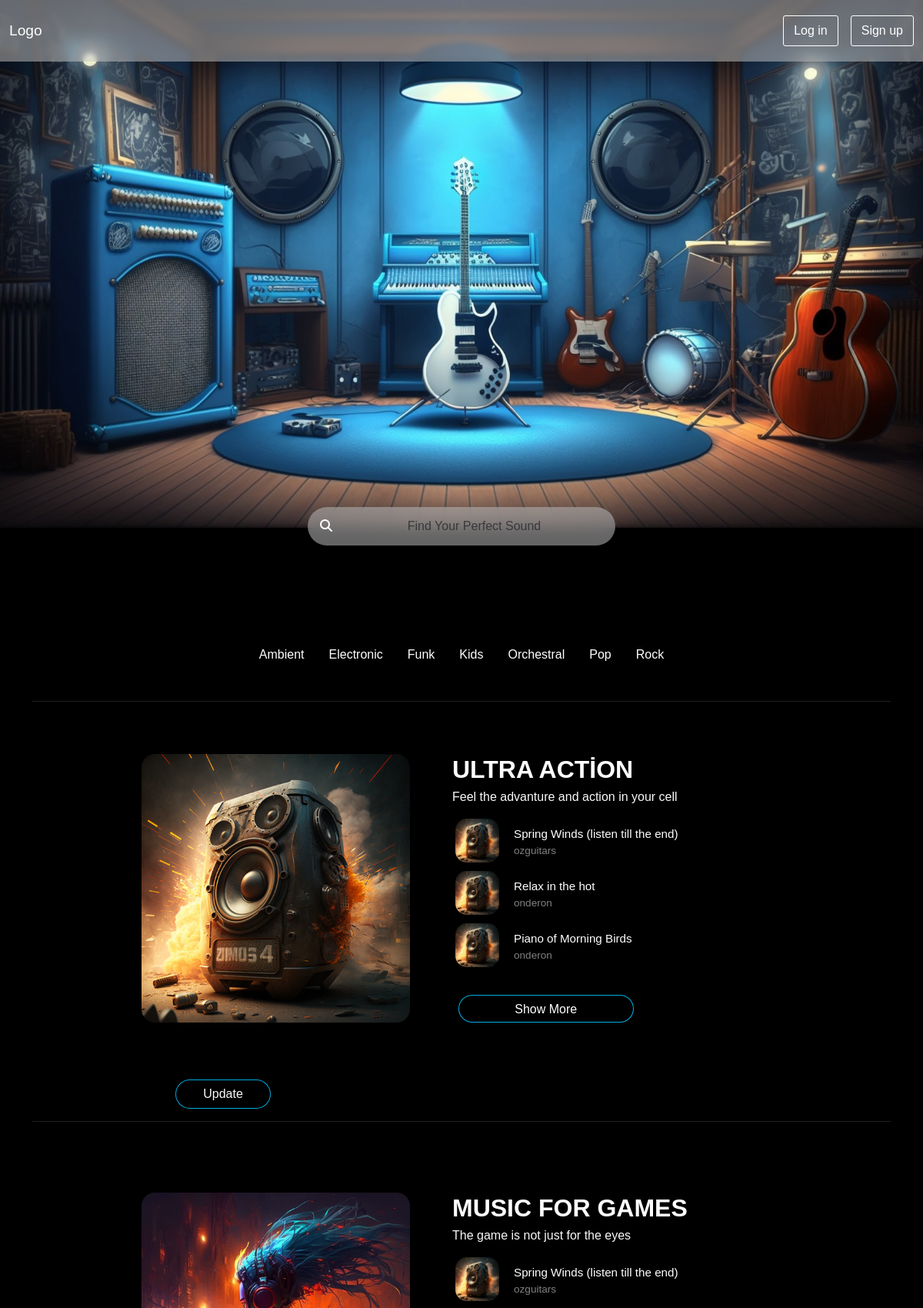
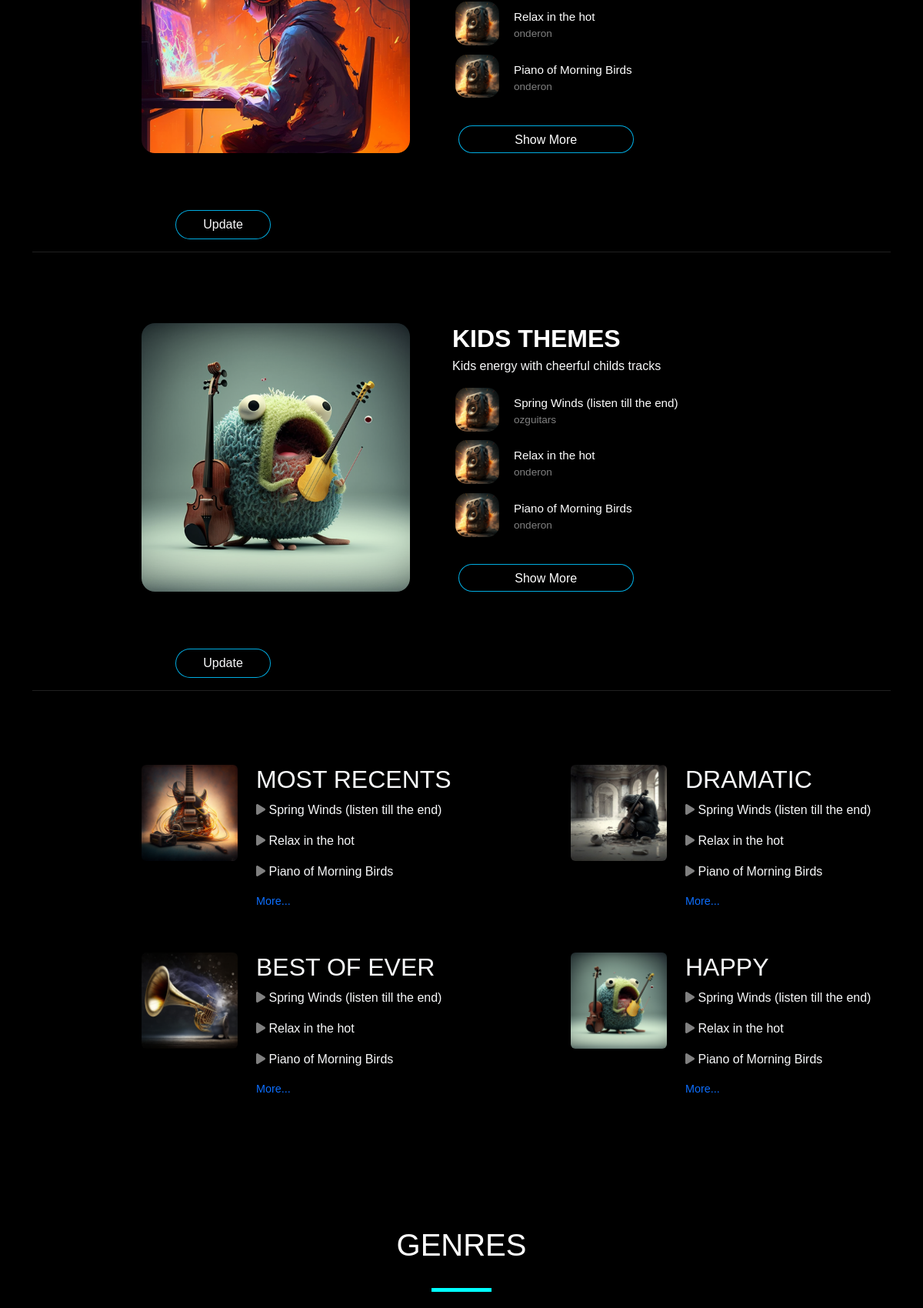
The page / (upper part) on the database its author committed (2 pictures, top to bottom).
### tables this page shows
CREATE TABLE `muzik_set` (
  `id` int(11) NOT NULL,
  `baslik1` varchar(250) NOT NULL,
  `resim_ad` varchar(255) NOT NULL,
  `yazi` varchar(250) DEFAULT NULL
);

CREATE TABLE `sarkilar` (
  `id` int(11) NOT NULL,
  `baslik2` varchar(250) NOT NULL,
  `img` varchar(250) NOT NULL,
  `duration` double NOT NULL,
  `muzisyen_Id` int(11) NOT NULL,
  `müzik_set_Id` int(11) NOT NULL
);

CREATE TABLE `muzisyen` (
  `Id` int(11) NOT NULL,
  `adi` varchar(250) NOT NULL,
  `avatar_url` varchar(250) NOT NULL
);

CREATE TABLE `ort_kisim` (
  `Id` int(11) NOT NULL,
  `resim1` varchar(250) NOT NULL,
  `baslik` varchar(250) NOT NULL,
  `yazi` varchar(250) NOT NULL,
  `yazi2` varchar(250) NOT NULL,
  `yazi3` varchar(250) NOT NULL,
  `yazi4` varchar(250) NOT NULL
);

### index.php (the view, shortened to what this page needs)
<!DOCTYPE html>
<html lang="tr">
<head>
  <link rel="stylesheet" href="https://cdn.jsdelivr.net/npm/bootstrap@5.3.0-alpha1/dist/css/bootstrap.min.css">
  <link rel="stylesheet" href="Style.css">
  <link rel="stylesheet" href="https://cdn.jsdelivr.net/npm/@fortawesome/fontawesome-free@6.2.1/css/fontawesome.min.css">
  <link rel="stylesheet" href="https://cdnjs.cloudflare.com/ajax/libs/font-awesome/6.3.0/css/all.min.css">
</head>
<body class="bg-black">
  <?php
  $baglanti = new mysqli("localhost", "root", "", "bootstrap");
  $music_set_query = "SELECT * FROM muzik_set";
  $music_set = $baglanti->query($music_set_query);
  $ortsorgu1 = "SELECT * FROM ort_kisim";
  $mid_content = $baglanti->query($ortsorgu1);
  ?>
  <nav class="navbar navbar-expand-lg  enableBlur">
    <div class="container-fluid ">
      <a class="navbar-white disableBlur logo " href="#">Logo</a>
      <div class="collapse navbar-collapse" id="navbarColor01">
        <form class="button1 d-flex me-3">
          <a class="btn log" type="submit">Log in</a>
        </form>
        <form class="button1 d-flex">
          <button class="btn sign" type="submit">Sign up</button>
        </form>
      </div>
    </div>
  </nav>
  <img src="img/WhatsApp Image 2023-02-05 at 19.14.57.jpeg" class="img1 img-fluid bg-black " alt="...">
  <form class="search d-flex  col-4 mx-auto mtr-2" role="search">
    <a class="fa fa-search mt-3 mx-3" href="update.php"></a>
    <input class=" form-control " type="search" placeholder="Find Your Perfect Sound" aria-label="Search">
  </form>
  <div class="container float-center">
    <br><br>
    <br>
    <div class="body2 justify-end">
      <ul class="nav justify-content-center ">
        <li class="nav-item">
          <a class="nav-link text-white" href="#">Ambient</a>
        </li>
        <li class="nav-item">
          <a class="nav-link text-white" href="#">Electronic</a>
        </li>
        <li class="nav-item">
          <a class="nav-link text-white" href="#">Funk</a>
        </li>
        <li class="nav-item">
          <a class="nav-link text-white" href="#">Kids</a>
        </li>
        <li class="nav-item">
          <a class="nav-link text-white" href="#">Orchestral</a>
        </li>
        <li class="nav-item">
          <a class="nav-link text-white" href="#">Pop</a>
        </li>
        <li class="nav-item">
          <a class="nav-link text-white" href="#">Rock</a>
        </li>
      </ul><br>
      <hr class="bg-secondary">
      <br> <br>
      <?PHP
      $str = '';
      foreach ($music_set as $list) {
        $str .= '
    <div class="row justify-content-end">
      <div class="col-4">
        <img src="img/' . $list["resim_ad"] . '" width="98%" class="img  m-0 mt-1" alt="Responsive image">
      </div>
      <div class="col-6 text-light mx-4 ">
        <a class="Abaslik text-left">' . $list["baslik1"] . '</a>
        <p class="yazi"> ' . $list["yazi"] . ' </p>';
        $music_content_query = "SELECT baslik2, img, m.adi as muzisyen_adi, m.avatar_url as muzisyen_avatar
        FROM muzik_set_list msl
        LEFT JOIN sarkilar s ON msl.sarki_Id = s.id
        LEFT JOIN muzisyen m ON s.muzisyen_Id = m.id
        where msl.set_Id=$list[id]";
        $music_content = $baglanti->query($music_content_query);
        foreach ($music_content as $music) {
          $str .= '
            <div class="row">
              <div class="col-2 justify-content-start">
                <img src="img/' . $music["img"] . '" width="80%" class="img2 img-fluid m-1 mt-0" alt="Responsive image">
              </div>
              <div class="col-6 text-light mx-0 mt-2 text-left">
                <a class="Kbaslik"href="update.php"> ' . $music["baslik2"] . '</a>
                <p class="iyazi bir"> ' . $music["muzisyen_adi"] . ' </p>
              </div>
            </div>';
        }
        $str .= '
        <div class="d-grid gap-2 col-5 mx-2 mt-4">
          <a class="btn btn-primary btn2 " type="button" href="update.php">Show More </a>
        </div>
      </div>
    </div>
<br>
<br><br>
<div class="col-8 mx-auto">
<a class="btn btn-primary btn2 text-light float-center col-2 justify-center" href="update.php" style="text-align: center">Update</a>
        </div>
<hr class="bg-black border-7">
<br>
<br><br>';
      }
      echo $str;
      ?>
      <?php
      $str = '';
      $str .= '<div class="container">
          <div class="row">';
      foreach ($mid_content as $list) {
        $str .= '
    <div class="col-6 mx-0 pb-5 mt-2">
      <div class="row">
        <div class="coll col-6  mx-0  ">
          <img src="img/' . $list["resim1"] . '" width="125" class="img rounded float-end" alt="Responsive image">
        </div>
        <div class="col-6 text-light">
          <h2 class="h2">' . $list["baslik"] . '</h2>
          <p class="p"><i class="fa fa-play"></i>  ' . $list["yazi"] . '</p>
          <p class="p"> <i class="fa fa-play"></i>  ' . $list["yazi2"] . '</p>
          <p class="p"><i class="fa fa-play"></i>  ' . $list["yazi3"] . '</p>
          <a class="renk nav-link text-primary " href="#" style="font-size:.9rem;">' . $list["yazi4"] . '</a>
        </div>
      </div>
    </div>
';
      }
      $str .= '</div>
  <br>
  <br>
  <br>
  <br>
  <br>
</div>';
      echo $str;
      ?>
      <h1 class="col text-center text-white">GENRES</h1>
      <br>
      <div class="cizgi container"> </div>
      <br><br>
      <br>
      <br>
      <br>
      <br>
      <br>
      <br>
      <br>
      <br>
      <br>
      <br>
</body>
</html>

### Style.css (style rules this page uses)
.button1 { border: 0.5px solid white; border-radius: 3px; margin-top: 0px; transition: background-color 3s ease-in-out; }
.log { font-size: 100%; color: white; }
.sign { font-size: 100%; color: white; }
a.logo { font-size: 120%; }
.fa { color: grey; }
.fa.fa-search { position: relative; color: white; }
a { background-size: 50px; text-decoration: none; color: white; }
form { margin-top: 23px; }
.btn2 { height: 95%; border-radius: 145px; border-color: rgba(0, 194, 253, 0.894); background-color: #000000; transition: background-color 3 ease-in-out; }
a.Kbaslik { width: 75%; }
p { font-size: 100%; transition: background-color 0.5s ease-in-out; background-size: 50px; }
p.yazi { width: 55%; }
hr { color: grey; font-size: 150px; }
::placeholder { color: red; }
input { text-align: center; color: white; position: relative; }
.Kbaslik { font-size: 95%; margin-left: -15px; transition: background-color 0.2s ease-in-out; }
p.bir { width: 22%; }
.iyazi { width: 30%; font-size: 85%; color: grey; margin-left: -15px; }
.Abaslik { font-weight: bold; font-size: 200%; }
.navbar { backdrop-filter: blur(3px); background-color: rgba(200, 200, 200, 0.5); position: fixed; width: 100%; height: 80px; background-position: center; background-repeat: no-repeat; background-size: cover; }
.cizgi { background-color: aqua; height: 5px; width: 7%; }
.search { border-radius: 70px; height: 50px; position: relative; top: -50px; background-color: rgba(200, 200, 200, 0.5); backdrop-filter: blur(10px); }
.search input { background-color: transparent; height: 50px; border: 0; border-radius: 100px; }
body { height: 100%; font-family: Arial, Helvetica, sans-serif; }
* { box-sizing: border-box; }
.img { border-radius: 5%; }
.img2 { border-radius: 15px; }

### rows shown on the page
muzik_set: resim_ad (picture), baslik1 "ULTRA ACTİON", yazi "Feel the advanture and action in your cell"
sarkilar: img (picture), baslik2 "Spring Winds (listen till the end)", muzisyen_Id.adi "ozguitars"
sarkilar: img (picture), baslik2 "Relax in the hot", muzisyen_Id.adi "onderon"
sarkilar: img (picture), baslik2 "Piano of Morning Birds", muzisyen_Id.adi "onderon"
muzik_set: resim_ad (picture), baslik1 "MUSIC FOR GAMES", yazi "The game is not just for the eyes"
muzik_set: resim_ad (picture), baslik1 "KIDS THEMES", yazi "Kids energy with cheerful childs tracks"
ort_kisim: resim1 (picture), baslik "MOST RECENTS", yazi "Spring Winds (listen till the end)", yazi2 "Relax in the hot", yazi3 "Piano of Morning Birds", yazi4 "More..."
ort_kisim: resim1 (picture), baslik "DRAMATIC", yazi "Spring Winds (listen till the end)", yazi2 "Relax in the hot", yazi3 "Piano of Morning Birds", yazi4 "More..."
ort_kisim: resim1 (picture), baslik "BEST OF EVER", yazi "Spring Winds (listen till the end)", yazi2 "Relax in the hot", yazi3 "Piano of Morning Birds", yazi4 "More..."
ort_kisim: resim1 (picture), baslik "HAPPY", yazi "Spring Winds (listen till the end)", yazi2 "Relax in the hot", yazi3 "Piano of Morning Birds", yazi4 "More..."
